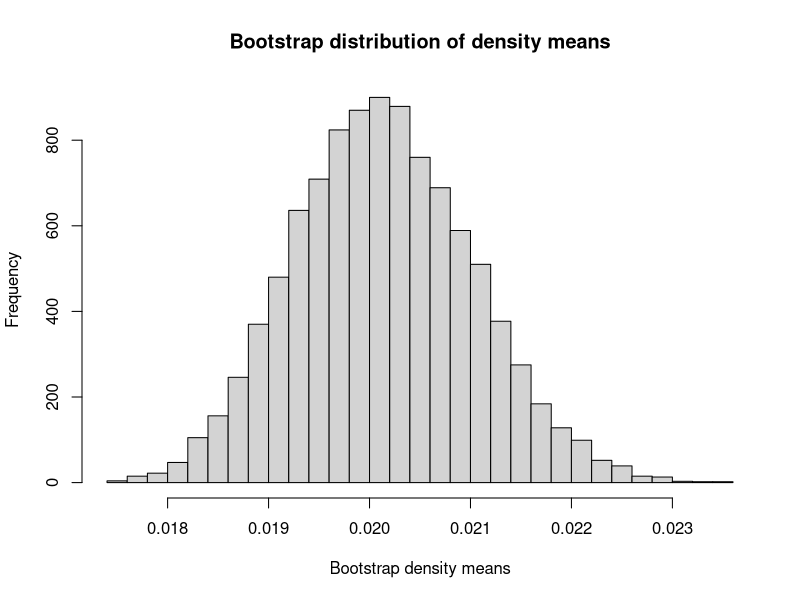

Write the R code that produced this figure.
## ---- chunk 1
density <- c(.02, .026, .023, .017, .022, .019, .018, .018, .017, .022)
## ---- chunk 2
n_density <- length(density)

n_trials <- 10000
results <- numeric(n_trials)

for (i in 1:n_trials) {
    fake_density <- sample(density, size=n_density, replace=TRUE)
    results[i] <- mean(fake_density)
}

hist(results, breaks=25,
    main='Bootstrap distribution of density means',
    xlab='Bootstrap density means')

mean_limits <- quantile(results, c(0.025, 0.975))
rounded <- round(mean_limits, 3)
message('95% percent limits for density mean: ',
        rounded[1], ' ', rounded[2])
